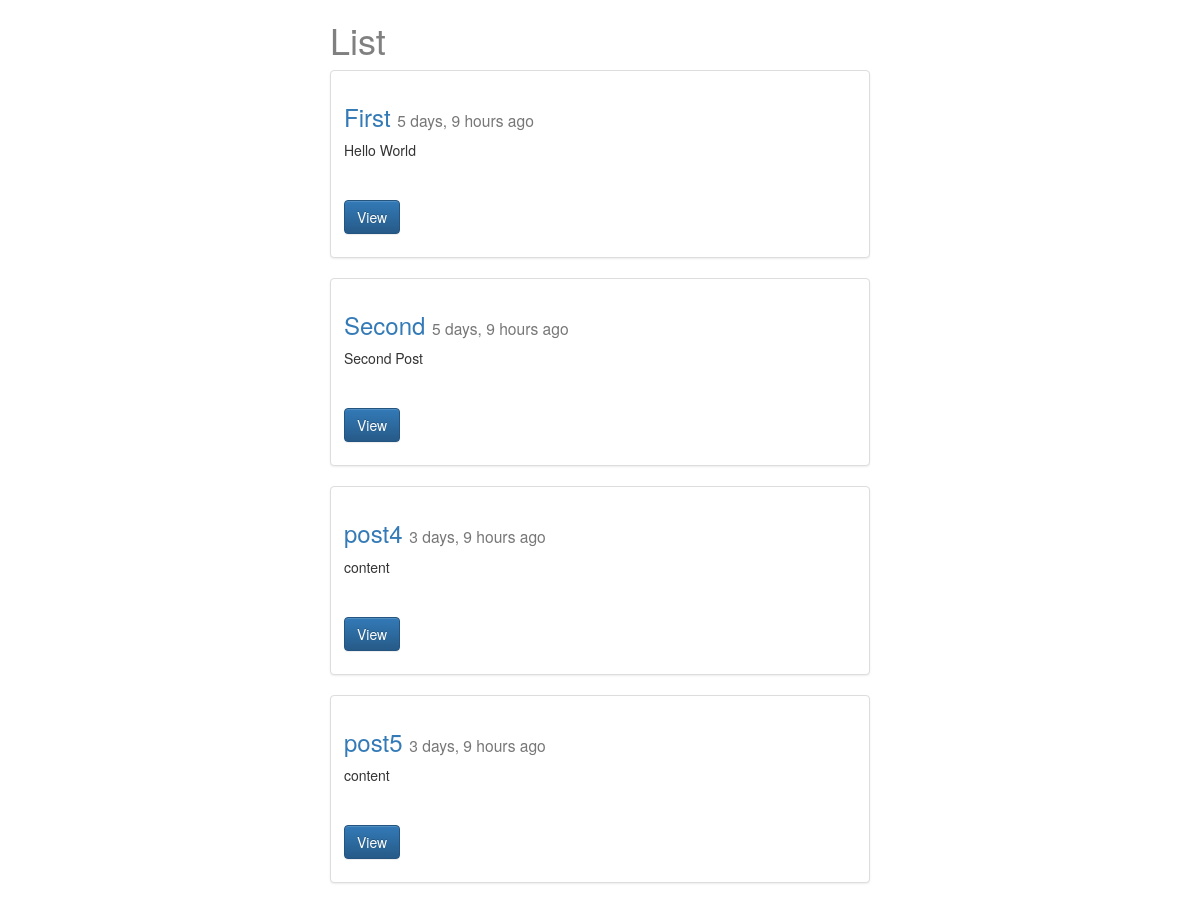
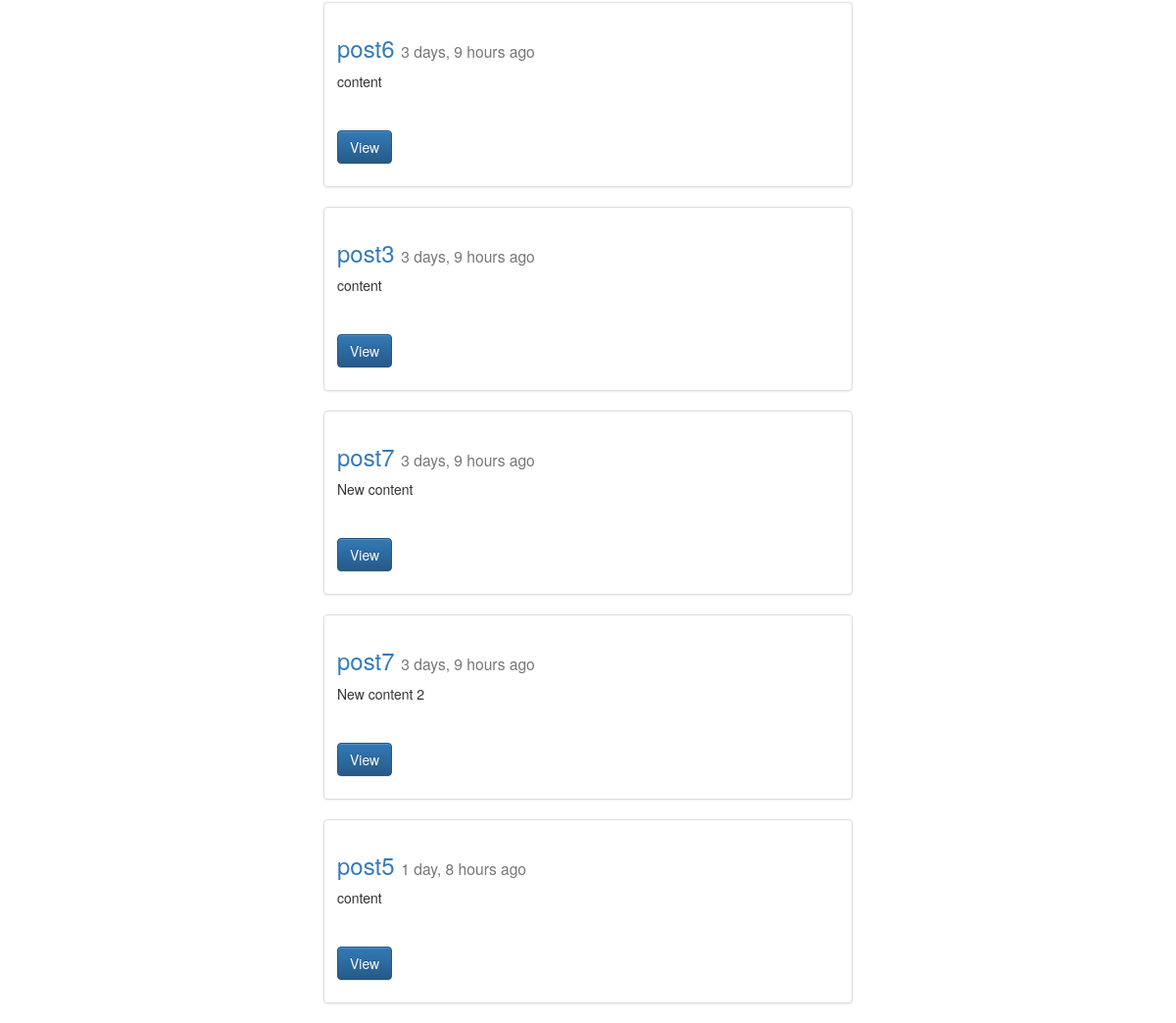
/posts/, run on the app's committed database (2 pictures, top to bottom).
### posts/models.py (models this page shows, shortened)
class Post(models.Model):
    title=models.CharField(max_length=60)
    content=models.TextField()
    timestamp=models.DateTimeField(auto_now=False, auto_now_add=True)
    updated=models.DateTimeField(auto_now=True, auto_now_add=False)
    def get_absolute_url(self):
        return reverse("posts:detail", kwargs={"id":self.id})

### posts/views.py (the view)
def post_list(request):
    queryset=Post.objects.all()
    context={
        "object_list": queryset,
        "title": "List",
    }
    return render(request, "post_list.html", context)

### templates/post_list.html (shortened to what this page needs)
{% extends "base.html" %}
{% block content %}
<div class="col-sm-6 col-sm-offset-3">
    <h1>{{ title }}</h1>
    {% for obj in object_list %}
      <div class="row">
        <div class="col-sm-12">
        <div class="thumbnail">
          <div class="caption">
            <h3><a href="{{ obj.get_absolute_url }}">{{ obj.title }}</a> <small>{{ obj.timestamp|timesince }} ago</small></h3>
            <p>{{ obj.content|linebreaks|truncatechars:120 }}<br></p>
            <p><a href="{{ obj.get_absolute_url }}" class="btn btn-primary" role="button">View</a></p>
          </div>
        </div>
      </div>
      </div>
    {% endfor %}
</div>
{% endblock content %}

### templates/base.html (shortened to what this page needs)
{% load staticfiles %}
<!DOCTYPE html>
<html lang="en">
<head>
    <link rel="stylesheet" href="https://maxcdn.bootstrapcdn.com/bootstrap/3.3.7/css/bootstrap.min.css">
    <link rel="stylesheet" href="https://maxcdn.bootstrapcdn.com/bootstrap/3.3.7/css/bootstrap-theme.min.css">
    <link rel="stylesheet" href="{% static 'css/base.css'%}">
</head>
<body>
<div class="container">
    {% block content %}
    {% endblock content %}
</div>
</body>
</html>

### static/css/base.css (style rules this page uses)
h1 { color: gray; }

### data on the page
Post: title "First", timestamp "5 days, 9 hours", content "Hello World"
Post: title "Second", timestamp "5 days, 9 hours", content "Second Post"
Post: title "post4", timestamp "3 days, 9 hours", content "content"
Post: title "post5", timestamp "3 days, 9 hours", content "content"
Post: title "post6", timestamp "3 days, 9 hours", content "content"
Post: title "post3", timestamp "3 days, 9 hours", content "content"
Post: title "post7", timestamp "3 days, 9 hours", content "New content"
Post: title "post7", timestamp "3 days, 9 hours", content "New content 2"
Post: title "post5", timestamp "1 day, 8 hours", content "content"

### other printed values
{{ title }} "List"
